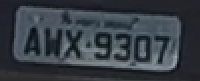
#> input picture detect.jpg, 200 x 81 px; its folder holds only this picture in this run
$ python -i plate_deskewing_pipeline.py   (imports and definitions only)   (older library calls are emulated)
#> lines starting #> are read from the running program, lines starting #| are printed output that depends on the picture; after the words box and inside, x2 and y2 are one past the last pixel; in counts of white or black regions, pixels touching at a corner belong together
### util/basic_transformations.py
import cv2
import numpy as np


class BasicTransformations:

    def __init__(self, display_helper=None):
        self.display_helper = display_helper

    def gray_scale(self, image):
        image = cv2.cvtColor(image, cv2.COLOR_BGR2GRAY)
        self.display_helper.add_to_plot(image, title='Grayscale', fix_colors=True)
        return image

    # [47 lines left out: functions blur, bilateral_filter, histogram_equalization, contrast_brightness, canny_edge_detection, sobel_vertical_edge_detection and 3 more, not called in this run]

    def otsu_threshold(self, image, threshold=0, maxval=255):
        _, threshed = cv2.threshold(image, 0, 255, cv2.THRESH_BINARY + cv2.THRESH_OTSU)
        self.display_helper.add_to_plot(threshed, title='Otsu threshold', fix_colors=True)
        return threshed

    # [41 lines left out: functions skeletonize, morphological_opening, morphological_closing, not called in this run]

    def erosion(self, image, kernel_size=(3, 3), iterations=1):
        kernel = np.ones(kernel_size, np.uint8)
        image = cv2.erode(image, kernel, iterations=iterations)
        self.display_helper.add_to_plot(image, title='Erosion', fix_colors=True)
        return image

    # [27 lines left out: functions dilation, color_mask, not called in this run]

### util/plate_connected_component.py
import cv2
import numpy as np


class PlateConnectedComponentExtractor:
    def __init__(self, basic_transformations):
        self.bt = basic_transformations

    def extract_plate_connected_component(self, binarized_image):
        eroded_image = self.bt.erosion(binarized_image, kernel_size=(2, 2))
        components_count, output, stats, centroids = cv2.connectedComponentsWithStats(eroded_image, connectivity=4)

        sizes = stats[:, -1]
        centroids_areas = np.column_stack((
            np.arange(components_count, dtype=int),
            centroids,
            np.zeros(components_count),
            sizes
        ))

        # delete background component
        components_areas_centroids = np.delete(centroids_areas, 0, axis=0)
        # sort components descending by size column
        sorted_components_info = components_areas_centroids[components_areas_centroids[:, -1].argsort()[::-1]]

        largest_component_info = self._choose_plate_component(binarized_image, sorted_components_info)
        largest_components_image = np.zeros(output.shape)
        # mask the image to only contain the chosen connected component
        if largest_component_info is not None and largest_component_info[0] is not None:
            largest_components_image[output == largest_component_info[0]] = 255

        return cv2.normalize(largest_components_image, dst=None, alpha=0, beta=255,
                             norm_type=cv2.NORM_MINMAX, dtype=cv2.CV_8UC1)

    def _choose_plate_component(self, image, sorted_components_info):
        # take two largest components (plate might not be the largest one)
        largest_components_info = sorted_components_info[:2, :]
        image_center = image.shape[::-1]

        # [6 lines left out: function calculate_centroid_distance, not called in this run]

        # take largest component if it's much bigger than second largest
        # otherwise, choose component, for which distance from image center to its centroid is the smallest
        largest_component_area_trust_threshold = 4
        largest_components_sizes = np.sort(largest_components_info[:, -1])
        # print(largest_components_info)
        if len(largest_components_sizes) == 2:
            if largest_components_sizes[1] / largest_components_sizes[0] <= largest_component_area_trust_threshold:
                np.apply_along_axis(calculate_centroid_distance, 1, largest_components_info)
                # sort ascending by centroid-image center distance
                return largest_components_info[largest_components_info[:, -2].argsort()][0, :]
            else:
                return largest_components_info[0, :]
        elif len(largest_components_sizes) == 1:
            return largest_components_info[0]

### util/plate_contours.py
from random import randint

import cv2


class PlateContoursFinder:

    def find_plate_contours(self, preprocessed_image):
        _, contours, _ = cv2.findContours(preprocessed_image, cv2.RETR_TREE, cv2.CHAIN_APPROX_TC89_KCOS)
        contours = sorted(contours, key=cv2.contourArea, reverse=True)[:10]
        # take into consideration only 10 contours covering greatest area

        polygons_with_areas = []  # [(polygon, area), (...)]

        for contour in contours:
            contour_area = cv2.contourArea(contour)
            # print("Contour area: ", contour_area, " contour is ", contour)
            approximated_contour_polygon = self._approx(contour)
            # print("approximated contour polygon", approximated_contour_polygon)
            polygons_with_areas.append((approximated_contour_polygon, contour_area))

        if polygons_with_areas:
            result_polygon = cv2.convexHull(max(polygons_with_areas, key=lambda item: item[1])[0])
            if result_polygon is not None and result_polygon.shape[0] >= 4:
                epsilon = 0.025

                while result_polygon.shape[0] > 4:
                    result_polygon = self._approx(result_polygon, epsilon)
                    epsilon = epsilon + 0.005

                return result_polygon

    def _approx(self, contour, epsilon=0.02):
        contour_perimeter = cv2.arcLength(contour, closed=True)
        approximated_contour_polygon = cv2.approxPolyDP(contour, epsilon * contour_perimeter, closed=True)
        return approximated_contour_polygon

    def draw_plate_polygon(self, image, approx_polygon):
        color = (randint(0, 255), randint(0, 255), randint(0, 255))
        return cv2.drawContours(image, [approx_polygon], -1, color, 3)

### util/deskewing.py
import numpy as np
from cv2 import cv2


class PlateDeskewingTransformer:

    def four_point_transform(self, image, points):
        rect = self._order_corner_points(points)
        (top_left, top_right, bottom_right, bottom_left) = rect

        # compute the width of the new image, which will be the
        # maximum distance between bottom-right and bottom-left
        # x-coordiates or the top-right and top-left x-coordinates
        width_a = np.sqrt(((bottom_right[0] - bottom_left[0]) ** 2) + ((bottom_right[1] - bottom_left[1]) ** 2))
        width_b = np.sqrt(((top_right[0] - top_left[0]) ** 2) + ((top_right[1] - top_left[1]) ** 2))
        max_width = max(int(width_a), int(width_b))

        # compute the height of the new image, which will be the
        # maximum distance between the top-right and bottom-right
        # y-coordinates or the top-left and bottom-left y-coordinates
        height_a = np.sqrt(((top_right[0] - bottom_right[0]) ** 2) + ((top_right[1] - bottom_right[1]) ** 2))
        height_b = np.sqrt(((top_left[0] - bottom_left[0]) ** 2) + ((top_left[1] - bottom_left[1]) ** 2))
        max_height = max(int(height_a), int(height_b))

        dst = np.array([
            [0, 0],
            [max_width - 1, 0],
            [max_width - 1, max_height - 1],
            [0, max_height - 1]], dtype="float32")

        warp_matrix = cv2.getPerspectiveTransform(rect, dst)
        warped = cv2.warpPerspective(image, warp_matrix, (max_width, max_height))

        return warped

    def _order_corner_points(self, points):
        points = [item for sublist in points for item in sublist]
        points = np.array([(arr[0], arr[1]) for arr in points])
        # initialize a list of coordinates that will be ordered top-left, top-right, bottom-right, bottom-left
        rect = np.zeros((4, 2), dtype="float32")
        # the top-left point will have the smallest sum, whereas
        # the bottom-right point will have the largest sum
        ooints_sum = points.sum(axis=1)
        rect[0] = points[np.argmin(ooints_sum)]
        rect[2] = points[np.argmax(ooints_sum)]
        # top-right point will have the smallest difference, bottom-left will have the largest difference
        diff = np.diff(points, axis=1)
        rect[1] = points[np.argmin(diff)]
        rect[3] = points[np.argmax(diff)]

        return rect

### util/image_display_helper.py
import cv2
import matplotlib as mpl
from matplotlib import pyplot as plt


class ImageDisplayHelper:
    mpl.rcParams['figure.dpi'] = 150
    subplot_width = None
    subplot_height = None
    subplot_index = 0
    pipeline_debug_enabled = False

    def __init__(self, debug_pipeline, subplot_width, subplot_height):
        self.subplot_width = subplot_width
        self.subplot_height = subplot_height
        self.pipeline_debug_enabled = debug_pipeline
        plt.figure("Pipeline", figsize=(30, 30))

    def reset_subplot(self):
        self.subplot_index = 0
        plt.figure("Pipeline", figsize=(30, 30))

    def add_to_plot(self, image, subplot_index=None, title='', fix_colors=True):
        if self.pipeline_debug_enabled:
            current_subplot_index = None
            if not subplot_index:
                self.subplot_index = self.subplot_index + 1
                current_subplot_index = self.subplot_index
            else:
                current_subplot_index = subplot_index

            try:
                plt.subplot(self.subplot_height, self.subplot_width, current_subplot_index)
            except SyntaxError:
                print("Please enlarge subplot space in image helper definition")

            if fix_colors:
                if len(image.shape) == 3 and image.shape[2] == 3:
                    plt.imshow(cv2.cvtColor(image, cv2.COLOR_BGR2RGB))
                else:
                    plt.imshow(image, cmap='gray')
            else:
                plt.imshow(image)

            plt.title(title)
            plt.axis('off')

    def plot_results(self):
        if self.pipeline_debug_enabled:
            # plt.subplots_adjust(bottom=0.1, left=0.1, right=0.9, top=0.9, wspace=0.3, hspace=0.3)
            # fig = plt.gcf()

            # fig.set_size_inches(5, 7.5)
            plt.tight_layout()
            print('plot display')
            plt.show()

    def save_results(self, path):
        plt.savefig(path)

### main_pipeline/plate_deskewing_pipeline.py
import cv2
import numpy as np
from PIL import Image, ImageEnhance

from util.basic_transformations import BasicTransformations
from util.deskewing import PlateDeskewingTransformer
from util.image_display_helper import ImageDisplayHelper
from util.plate_connected_component import PlateConnectedComponentExtractor
from util.plate_contours import PlateContoursFinder

display_helper = ImageDisplayHelper(False, 2, 10)
bt = BasicTransformations(display_helper)
cf = PlateContoursFinder()
ex = PlateConnectedComponentExtractor(bt)
ds = PlateDeskewingTransformer()


def process_path(image_path):
#> called with image_path = '../detect.jpg'
    process_image(cv2.imread(image_path), image_path)
#> in process_image, image is the input picture: PIL image 200x81 RGB; mean R, G, B 68.8, 61.4, 54.7
#> in process_image, `image = contrast_image.enhance(5)`:
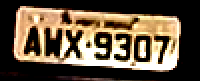
#> image: PIL image 200x81 RGB; mean R, G, B 100, 84.8, 65.2


def process_image(image, image_path=''):
    image = Image.fromarray(image)
    contrast_image = ImageEnhance.Contrast(image)
    image = contrast_image.enhance(5)
    image = np.asarray(image.copy())
    channels_list = cv2.split(image)
    contrast_image = cv2.merge([channels_list[2], channels_list[1], channels_list[0]])  # b, g, r

    display_helper.add_to_plot(contrast_image, title="Contrast bump")
    gray_image = bt.gray_scale(contrast_image)
#> in gray_scale, `image = cv2.cvtColor(image, cv2.COLOR_BGR2GRAY)`:
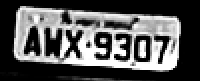
#> image: shape (81, 200); min 0, max 255, mean 87.1
    binarized_image = bt.otsu_threshold(gray_image)
#> in otsu_threshold, `_, threshed = cv2.threshold(image, 0, 255, cv2.THRESH_BINARY + cv2.THR..`:
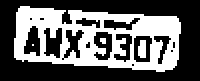
#> threshed: shape (81, 200); 38.9% white; 4 white regions (1 under 20 px), largest, box (x1, y1, x2, y2) and area: (14, 6, 181, 72) 6132, (138, 40, 146, 58) 128, (100, 38, 106, 44) 32

    plate_component_image = ex.extract_plate_connected_component(binarized_image)
#> in erosion, `image = cv2.erode(image, kernel, iterations=iterations)`: image: shape (81, 200); 33.6% white; 4 white regions (1 under 20 px), largest, box (x1, y1, x2, y2) and area: (15, 7, 181, 72) 5325, (139, 41, 146, 58) 103, (101, 39, 106, 44) 21
#> in extract_plate_connected_component, `components_count, output, stats, centroids = cv2.connectedComponentsWi..`:
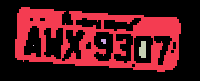
#> output: shape (81, 200) int32; 5 distinct labels, from 0 to 4; one colour per label, 0 black
#> in extract_plate_connected_component, `components_count, output, stats, centroids = cv2.connectedComponentsWi..`: components_count = 5; stats = [[0, 0, 200, 81, 10750], [15, 7, 166, 65, 5325], [101, 39, 5, 5, 21], [139, 41, 7, 17, 103], [33, 45, 1, 1, 1]]; centroids = [[99.96, 41], [97.74, 37.8], [103.3, 40.71], [142.4, 49.35], [33, 45]]
#> in extract_plate_connected_component, `sizes = stats[:, -1]`: sizes = [10750, 5325, 21, 103, 1]
#> in extract_plate_connected_component, `centroids_areas = np.column_stack(( np.arange(components_count, dtype=..`: centroids_areas = [[0, 99.96, 41, 0, 10750], [1, 97.74, 37.8, 0, 5325], [2, 103.3, 40.71, 0, 21], [3, 142.4, 49.35, 0, 103], [4, 33, 45, 0, 1]]
#> in extract_plate_connected_component, `components_areas_centroids = np.delete(centroids_areas, 0, axis=0)`: components_areas_centroids = [[1, 97.74, 37.8, 0, 5325], [2, 103.3, 40.71, 0, 21], [3, 142.4, 49.35, 0, 103], [4, 33, 45, 0, 1]]
#> in extract_plate_connected_component, `sorted_components_info = components_areas_centroids[components_areas_c..`: sorted_components_info = [[1, 97.74, 37.8, 0, 5325], [3, 142.4, 49.35, 0, 103], [2, 103.3, 40.71, 0, 21], [4, 33, 45, 0, 1]]
#> in _choose_plate_component, `largest_components_info = sorted_components_info[:2, :]`: largest_components_info = [[1, 97.74, 37.8, 0, 5325], [3, 142.4, 49.35, 0, 103]]
#> in _choose_plate_component, `largest_components_sizes = np.sort(largest_components_info[:, -1])`: largest_components_sizes = [103, 5325]
#> in extract_plate_connected_component, `largest_component_info = self._choose_plate_component(binarized_image,..`: largest_component_info = [1, 97.74, 37.8, 0, 5325]
    display_helper.add_to_plot(plate_component_image, title="Plate connected component")

    plate_polygon = cf.find_plate_contours(plate_component_image)

    if plate_polygon is not None and plate_polygon.shape[0] == 4:
        polygon_image = cf.draw_plate_polygon(image.copy(), plate_polygon)
        display_helper.add_to_plot(polygon_image, title="Approx polygon")

        # contours = np.asarray(cv2.findContours(plate_component_image, cv2.RETR_LIST, cv2.CHAIN_APPROX_SIMPLE))
        # hough_lines(plate_component_image, image.copy())

        deskewed_image = ds.four_point_transform(gray_image, plate_polygon)
        display_helper.add_to_plot(deskewed_image, title="Deskewed image")

        display_helper.plot_results()
        display_helper.reset_subplot()

        # cv2.imwrite('../output/ocr_ready/{}'.format(image_path.split('/')[-1]), deskewed_image)

        return deskewed_image


def hough_lines(gray_image, img):
    edges = cv2.Canny(gray_image, 50, 150, apertureSize=3)
    min_line_length = 50
    max_line_gap = 50
    lines = cv2.HoughLinesP(edges, 1, np.pi / 180, 100, min_line_length, max_line_gap)
    if lines is not None:
        for x1, y1, x2, y2 in lines[0]:
            cv2.line(img, (x1, y1), (x2, y2), (0, 255, 0), 2)
        display_helper.add_to_plot(img, title="Hough Lines Prob")

# [6 lines of commented-out code are left out]

>>> result = process_path('../detect.jpg')
#> in process_image, `plate_component_image = ex.extract_plate_connected_component(binarized..`:
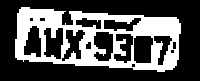
#> plate_component_image: shape (81, 200); 32.9% white; 1 white region
#> in find_plate_contours, `_, contours, _ = cv2.findContours(preprocessed_image, cv2.RETR_TREE, c..`: contours = 16 contours, 4 with area under 20; largest, box (x1, y1, x2, y2) and area: (15, 7, 181, 72) 8300, (44, 28, 64, 60) 476, (134, 36, 153, 64) 458, (94, 31, 114, 61) 448, (61, 29, 86, 62) 399
#> in find_plate_contours, `contours = sorted(contours, key=cv2.contourArea, reverse=True)[:10]`: contours = 10 contours; largest, box (x1, y1, x2, y2) and area: (15, 7, 181, 72) 8300, (44, 28, 64, 60) 476, (134, 36, 153, 64) 458, (94, 31, 114, 61) 448, (61, 29, 86, 62) 399
#> the loop in find_plate_contours, `for contour in contours:` made 10 passes
#> (contour_area, contour_perimeter in _approx) on passes 1, 2, 4, 5, 6, 7, 8, 9, 10: (8300.5, 473.8), (476, 112.5), (447.5, 109.4), (399, 126.3), (393, 89.36), (358.5, 121.8), (315.5, 99.07), (261, 95.63), (194.5, 70.97)
#> (contour_area, contour_perimeter in _approx, approximated_contour_polygon) on pass 3: (458, 85.39, [[135, 36], [152, 37], [150, 63], [134, 61]])
#> after the loop in find_plate_contours, `for contour in contours:`: polygons_with_areas = 10 items
#> in find_plate_contours, `result_polygon = cv2.convexHull(max(polygons_with_areas, key=lambda it..`: result_polygon = [[65, 11], [69, 11], [176, 17], [178, 59], [164, 71], [23, 61], [17, 13]]
#> the loop in find_plate_contours, `while result_polygon.shape[0] > 4:` made 2 passes
#> contour_perimeter in _approx on pass 1: 409.4
#> (contour_perimeter in _approx, result_polygon) on pass 2: (409.3, [[17, 13], [176, 17], [178, 59], [23, 61]])
#> after the loop in find_plate_contours, `while result_polygon.shape[0] > 4:`: epsilon = 0.035
#> in process_image, `plate_polygon = cf.find_plate_contours(plate_component_image)`: plate_polygon = [[17, 13], [176, 17], [178, 59], [23, 61]]
#> in draw_plate_polygon, `return cv2.drawContours(image, [approx_polygon], -1, color, 3)`:
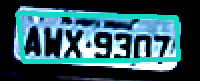
#> returned value: shape (81, 200, 3); mean of channels 0, 1, 2 99.3, 89.6, 50.1; drawn as B, G, R
#> in _order_corner_points, `ooints_sum = points.sum(axis=1)`: ooints_sum = [30, 193, 237, 84]
#> in _order_corner_points, `diff = np.diff(points, axis=1)`: diff = [-4, -159, -119, 38]
#> in four_point_transform, `rect = self._order_corner_points(points)`: rect = [[17, 13], [176, 17], [178, 59], [23, 61]]
#> in four_point_transform, `(top_left, top_right, bottom_right, bottom_left) = rect`: top_left = [17, 13]; top_right = [176, 17]; bottom_right = [178, 59]; bottom_left = [23, 61]
#> in four_point_transform, `width_a = np.sqrt(((bottom_right[0] - bottom_left[0]) ** 2) + ((bottom..`: width_a = 155
#> in four_point_transform, `width_b = np.sqrt(((top_right[0] - top_left[0]) ** 2) + ((top_right[1]..`: width_b = 159.1
#> in four_point_transform, `max_width = max(int(width_a), int(width_b))`: max_width = 159
#> in four_point_transform, `height_a = np.sqrt(((top_right[0] - bottom_right[0]) ** 2) + ((top_rig..`: height_a = 42.05
#> in four_point_transform, `height_b = np.sqrt(((top_left[0] - bottom_left[0]) ** 2) + ((top_left[..`: height_b = 48.37
#> in four_point_transform, `max_height = max(int(height_a), int(height_b))`: max_height = 48
#> in four_point_transform, `dst = np.array([ [0, 0], [max_width - 1, 0], [max_width - 1, max_heigh..`: dst = [[0, 0], [158, 0], [158, 47], [0, 47]]
#> in four_point_transform, `warp_matrix = cv2.getPerspectiveTransform(rect, dst)`: warp_matrix = [[0.856, -0.107, -13.16], [-0.0237, 0.942, -11.84], [-0.000768, -0.000383, 1]]
#> in four_point_transform, `warped = cv2.warpPerspective(image, warp_matrix, (max_width, max_heigh..`:
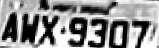
#> warped: shape (48, 159); min 0, max 255, mean 142.9
